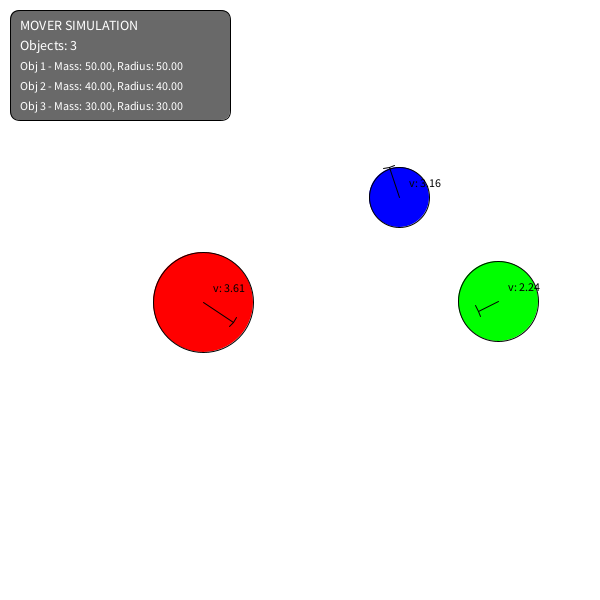
Frame 1 (no input)
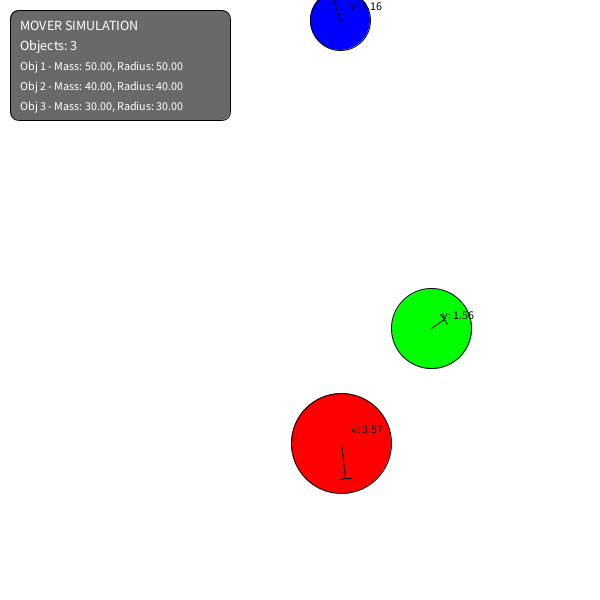
Frame 60 (the mouse pressed at the canvas centre just before this capture)
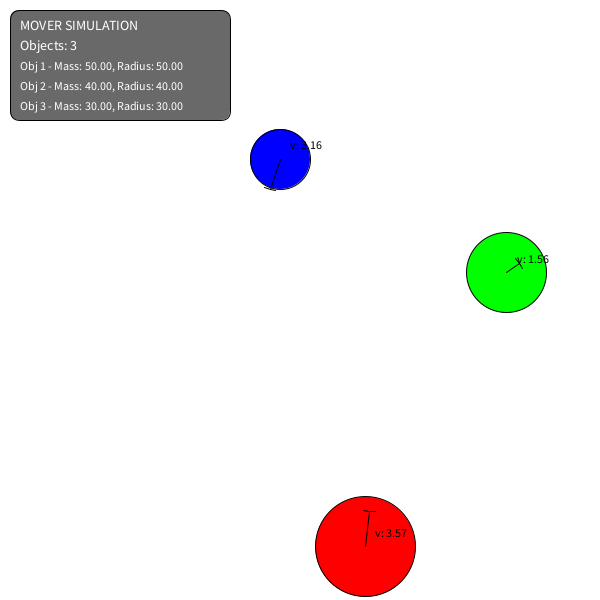
Frame 120 (the mouse held since frame 60 and released just before this capture)

The Processing sketch that drew these frames (run headless with seeded random() and noise(); from frame 60 on, the mouse is pressed at the canvas centre):

// Processing sketch: Collision
// ── Collision.pde
Mover[] movers;
boolean showVectors = true;

void setup() {
    size(600, 600);
    movers = new Mover[3];

    movers[0] = new Mover(50, 50, new PVector(3, 2), new PVector(200, 300), 255, 0, 0);   // Red
    movers[1] = new Mover(40, 40, new PVector(-2, 1), new PVector(500, 300), 0, 255, 0); // Green
    movers[2] = new Mover(30, 30, new PVector(-1, -3), new PVector(400, 200), 0, 0, 255);  // Blue
}

void draw() {
    background(255);
    
    for (int i = 0; i < movers.length; i++) {
        movers[i].go();
        
        for (int j = i + 1; j < movers.length; j++) {
            movers[i].collideWithMass(movers[j], 0.8); 
        }
    }
    drawHUD(); 
}

// ── Mover.pde
class Mover {
    PVector pos;
    PVector vel;
    float bounce = 1.0;
    float r;
    float mass;
    boolean colliding = false;
    int[] fillColor;

    Mover(float radius, float m, PVector v, PVector l, int rC, int gC, int bC) {
        r = radius;
        vel = v.get();
        pos = l.get();
        mass = m;
        fillColor = new int[]{rC, gC, bC};
    }

    void go() {
        update();
        borders();
        display();
    }

    void update() {
        pos.add(vel);
    }

    void borders() {
        if (pos.y > height) {
            vel.y *= -1;
            pos.y = height;
        } else if (pos.y < 0) {
            vel.y *= -1;
            pos.y = 0;
        }
        if (pos.x > width) {
            vel.x *= -1;
            pos.x = width;
        } else if (pos.x < 0) {
            vel.x *= -1;
            pos.x = 0;
        }
    }

    void display() {
        ellipseMode(CENTER);
        stroke(0);
        fill(fillColor[0], fillColor[1], fillColor[2]);
        ellipse(pos.x, pos.y, r * 2, r * 2);

        if (showVectors) {
            drawVector(vel, pos, 10);
            fill(0);
            textSize(12);
            text("v: " + nf(vel.mag(), 0, 2), pos.x + 10, pos.y - 10);
        }
    }

    void collideWithMass(Mover other, float e) {
        float d = PVector.dist(pos, other.pos);
        float sumR = r + other.r;

        if (!colliding && d < sumR) {
            colliding = true;

            PVector n = PVector.sub(other.pos, pos);
            n.normalize();

            PVector u = PVector.sub(vel, other.vel);
            PVector un = componentVector(u, n);

            float m1 = mass;
            float m2 = other.mass;

            float massRatio1 = (1 + e) * m2 / (m1 + m2);
            float massRatio2 = (1 + e) * m1 / (m1 + m2);

            PVector v1 = PVector.mult(un, -massRatio1);
            PVector v2 = PVector.mult(un, massRatio2);

            vel.add(v1);
            other.vel.add(v2);
        } else if (d > sumR) {
            colliding = false;
        }
    }
}

PVector componentVector(PVector vector, PVector directionVector) {
    directionVector.normalize();
    directionVector.mult(vector.dot(directionVector));
    return directionVector;
}

// ── drawHUD.pde
void drawHUD() {
    fill(0, 150);
    rect(10, 10, 220, 20 + movers.length * 30, 10);

    fill(255);
    textSize(14);
    text("MOVER SIMULATION", 20, 30);
    text("Objects: " + movers.length, 20, 50);

    textSize(12);
    for (int i = 0; i < movers.length; i++) {
        text("Obj " + (i + 1) + " - Mass: " + nf(movers[i].mass, 0, 2) + 
             ", Radius: " + nf(movers[i].r, 0, 2), 20, 70 + (i * 20));
    }
}

// ── drawVector.pde
void drawVector(PVector v, PVector pos, float scale) {
    PVector end = PVector.add(pos, PVector.mult(v, scale));
    stroke(0);
    line(pos.x, pos.y, end.x, end.y);
    
    PVector arrowDir = PVector.sub(end, pos);
    arrowDir.setMag(6);
    PVector left = PVector.add(end, new PVector(-arrowDir.y, arrowDir.x));
    PVector right = PVector.add(end, new PVector(arrowDir.y, -arrowDir.x));
    
    line(end.x, end.y, left.x, left.y);
    line(end.x, end.y, right.x, right.y);
}
